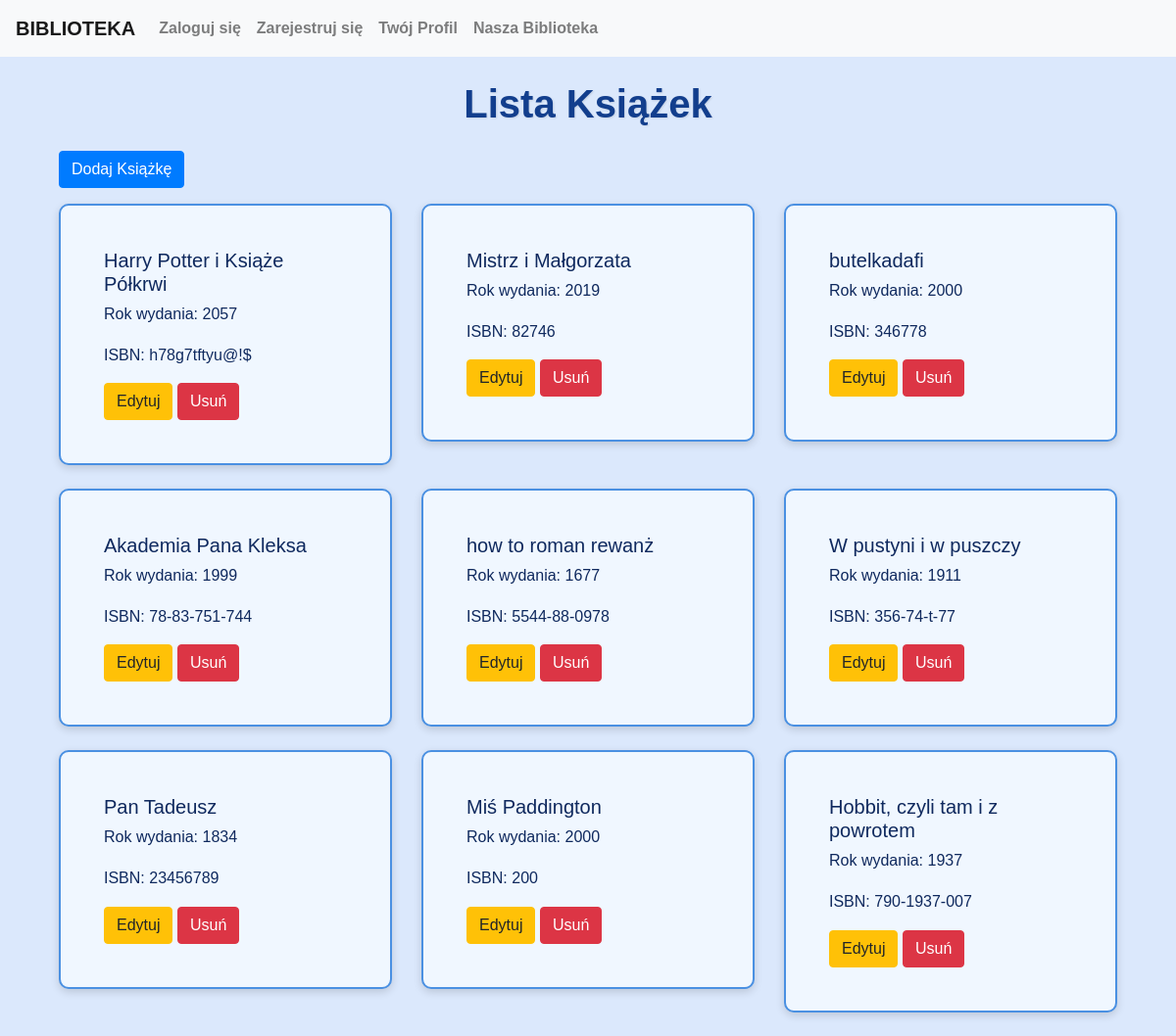
Screenshot of /ksiazki/ (signed in) with the database file from the repository.
### myapp/models.py (models this page shows, shortened)
class Ksiazka(models.Model):
    tytul = models.CharField(max_length=200)
    autor = models.ManyToManyField(Autor)
    wydawnictwo = models.IntegerField(choices=WYDAWNICTWA.choices)
    rok_wydania = models.CharField(max_length=4)
    liczba_stron = models.IntegerField()
    ISBN = models.CharField(max_length=13)
    okładka = models.IntegerField(choices=OKLADKA.choices)
    gatunek = models.ManyToManyField(Gatunek)
    class Meta:
        verbose_name = "Książka"
        verbose_name_plural = "Książki"

### myapp/views.py (the view)
# urls.py: path('ksiazki/', lista_ksiazek, name='lista_ksiazek'),
@user_passes_test(is_superuser)
@login_required
def lista_ksiazek(request):
    ksiazki = Ksiazka.objects.all()
    return render(request, 'myapp/lista_ksiazek.html', {'ksiazki': ksiazki})

### myapp/views.py (called while the page is built)
def is_superuser(user):
    return user.is_superuser

### myapp/templates/myapp/lista_ksiazek.html (shortened to what this page needs)
{% extends "base.html" %}
{% block content %}
<div class="container mt-4">
    <h1 class="mb-4">Lista Książek</h1>
    <a href="{% url 'dodaj_ksiazke' %}" class="btn btn-primary mb-3">Dodaj Książkę</a>
    <div class="row">
        {% for ksiazka in ksiazki %}
        <div class="col-md-4">
            <div class="card mb-4">
                <div class="card-body">
                    <h5 class="card-title">{{ ksiazka.tytul }}</h5>
                    <p class="card-text">Rok wydania: {{ ksiazka.rok_wydania }}</p>
                    <p class="card-text">ISBN: {{ ksiazka.ISBN }}</p>
                    <a href="{% url 'edytuj_ksiazke' ksiazka.id %}" class="btn btn-warning">Edytuj</a>
                    <a href="{% url 'usun_ksiazke' ksiazka.id %}" class="btn btn-danger">Usuń</a>
                </div>
            </div>
        </div>
        {% endfor %}
    </div>
</div>
{% endblock %}

### myapp/static/css/styles.css (style rules this page uses)
body { background-color: #dbe8fc; color: #0f295e; font-family: 'Poppins', sans-serif; margin: 0; padding: 0; line-height: 1.6; }
h1, h2, h3, h4 { color: #123e8d; text-align: center; font-weight: 700; margin-top: 1rem; text-shadow: 1px 1px 2px rgba(0, 0, 0, 0.1); }
.card { background-color: #f0f7ff; border: 2px solid #4a90e2; border-radius: 10px; padding: 1.5rem; margin-bottom: 2rem; box-shadow: 0 3px 8px rgba(0, 0, 0, 0.15); color: #0f295e; }
a { color: #0f57b8; text-decoration: none; font-weight: bold; }

### rows the page displays
Ksiazka: tytul "Harry Potter i Książe Półkrwi", rok_wydania "2057", ISBN "h78g7tftyu@!$"
Ksiazka: tytul "Mistrz i Małgorzata", rok_wydania "2019", ISBN "82746"
Ksiazka: tytul "butelkadafi", rok_wydania "2000", ISBN "346778"
Ksiazka: tytul "Akademia Pana Kleksa", rok_wydania "1999", ISBN "78-83-751-744"
Ksiazka: tytul "how to roman rewanż", rok_wydania "1677", ISBN "5544-88-0978"
Ksiazka: tytul "W pustyni i w puszczy", rok_wydania "1911", ISBN "356-74-t-77"
Ksiazka: tytul "Pan Tadeusz", rok_wydania "1834", ISBN "23456789"
Ksiazka: tytul "Miś Paddington", rok_wydania "2000", ISBN "200"
Ksiazka: tytul "Hobbit, czyli tam i z powrotem", rok_wydania "1937", ISBN "790-1937-007"
